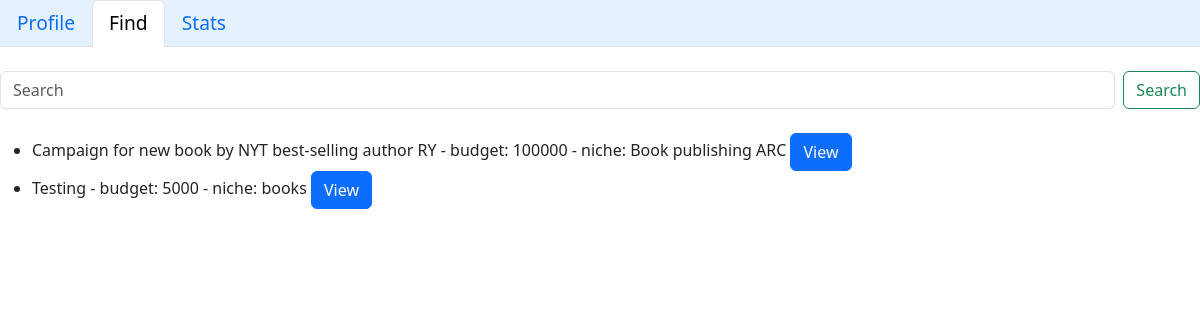
Screenshot of /influencer/find/1 with the database file from the repository.
### models.py (models this page shows)
class Campaigns(db.Model):       ## table for all campaigns
    __tablename__ = "campaigns"
    cid = db.Column(db.Integer, primary_key = True, autoincrement = True)
    cname = db.Column(db.String, nullable = False)
    budget = db.Column(db.Integer, nullable = False)
    niche = db.Column(db.String, nullable = False)
    description = db.Column(db.String, nullable = False)
    requirements = db.Column(db.String, nullable = False)
    creator = db.Column(db.Integer,db.ForeignKey("sponsor_user_info.user_id"),nullable=False)
    date_created = db.Column(db.DateTime, default=datetime.now)
    date_end = db.Column(db.DateTime, default=lambda: datetime.now() + timedelta(days=30))
    visibility = db.Column(db.String, default="public")
    sp_requests=db.relationship("Sponsor_Requests",backref="campaigns")
    in_requests=db.relationship("Influencer_Requests",backref="campaigns")

### app.py (the view)
@app.route('/influencer/find/<string:uid>')
def ifind(uid):
    if request.method == "GET":
        search = request.args.get("search")
        if search:
            cmp = Campaigns.query.filter(Campaigns.cname.like(search)).all()
            cmp += Campaigns.query.filter(Campaigns.niche.like(search)).all()
            cmp += Campaigns.query.filter(Campaigns.description.like(search)).all()
        else:
            cmp = Campaigns.query.filter_by(visibility="public")
    influencer = Influencer.query.filter_by(user_id = int(uid)).first()
    return render_template('infind.html', content = cmp, influencer = influencer)

### templates/infind.html (shortened to what this page needs)
<!DOCTYPE html>
<html lang="en">
<head>
    <link href="https://cdn.jsdelivr.net/npm/bootstrap@5.3.3/dist/css/bootstrap.min.css" rel="stylesheet">
</head>
<body>
    <nav style="font-size: larger;">
    <ul class="nav nav-tabs sticky-top" style="background-color: #e3f2fd;">
        <li class="nav-item">
          <a class="nav-link" href="/influencer/{{influencer.user_id}}">Profile</a>
        </li>
        <li class="nav-item">
          <a class="nav-link active" aria-current="page" href="#">Find</a>
        </li>
        <li class="nav-item">
          <a class="nav-link" href="/stats">Stats</a>
        </li>
      </ul>
    </nav>
    <br>
    <form class="d-flex" action="/influencer/find/{{influencer.user_id}}" method="get" role="search">
      <input class="form-control me-2" name="search" type="search" placeholder="Search"
          aria-label="Search">
      <button class="btn btn-outline-success" type="submit">Search</button>
    </form>
    <br>
    <ul>
      {% for row in content %}
      <li>{{row.cname}} - budget: {{row.budget}} - niche: {{row.niche}}
        <button type="button" class="btn btn-primary" data-bs-toggle="modal" data-bs-target="#modal{{row.cid}}">
          View
        </button>
</li>
{% endfor %}
</ul>
</body>
</html>

### rows the page displays
Campaigns: cname "Campaign for new book by NYT best-selling author RY", budget "100000", niche "Book publishing ARC"
Campaigns: cname "Testing", budget "5000", niche "books"
